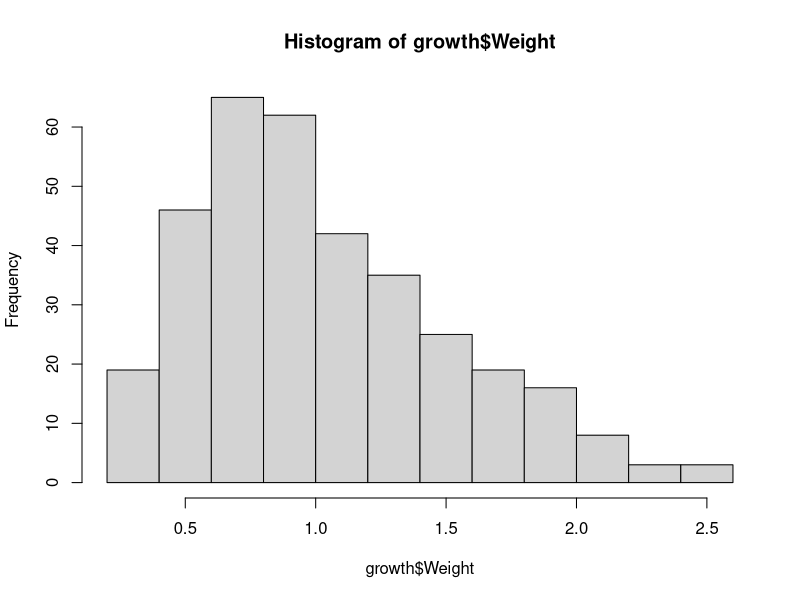
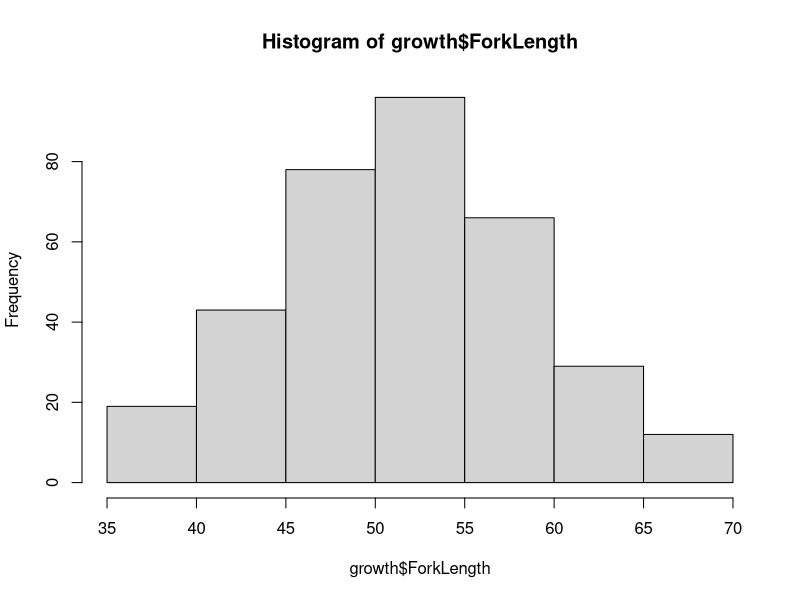
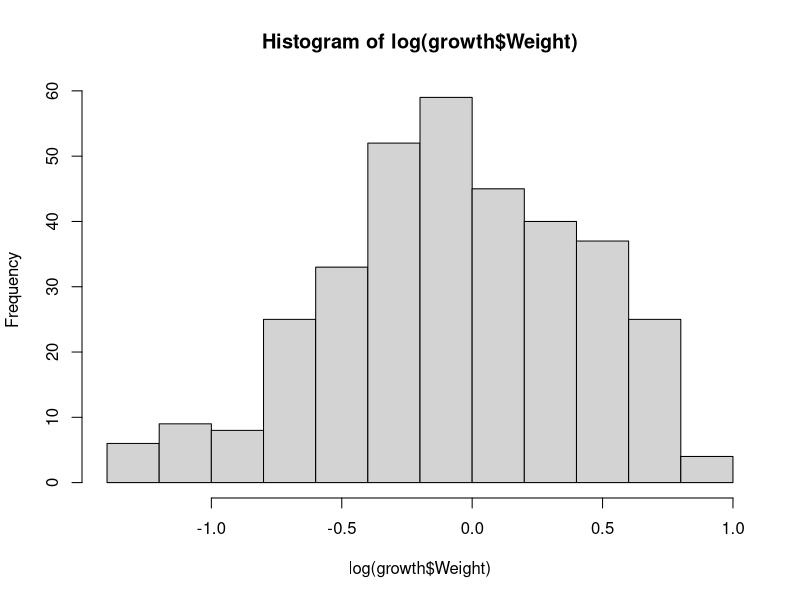
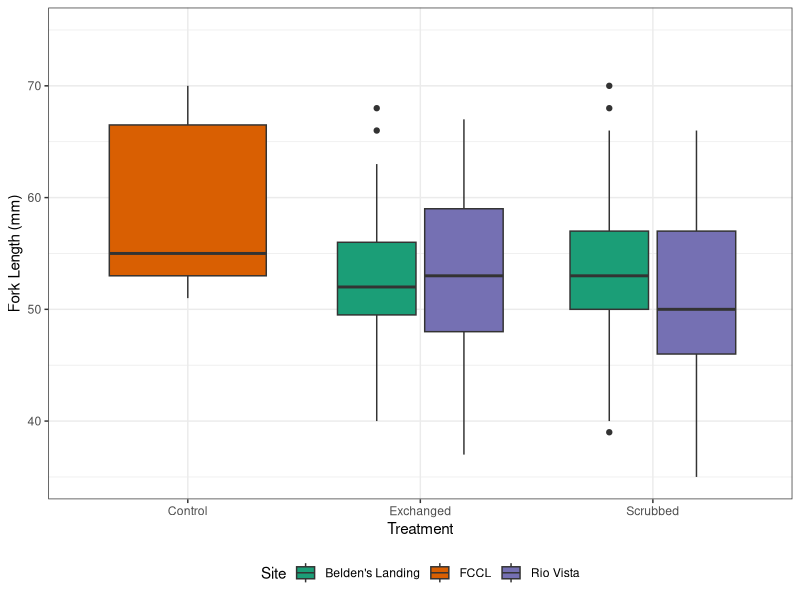
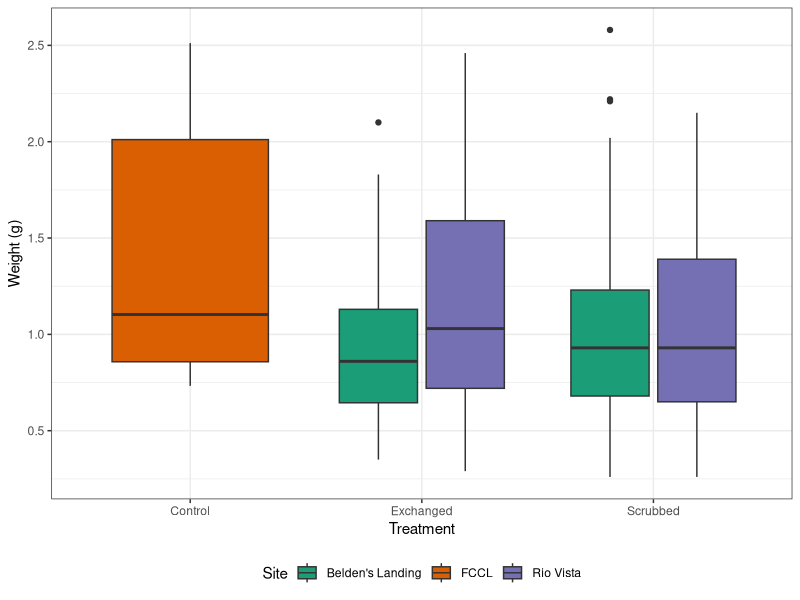
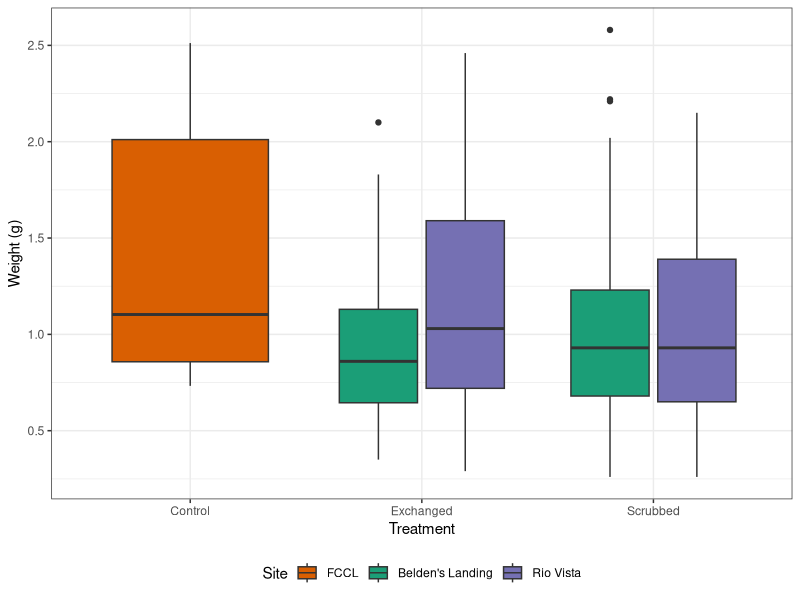
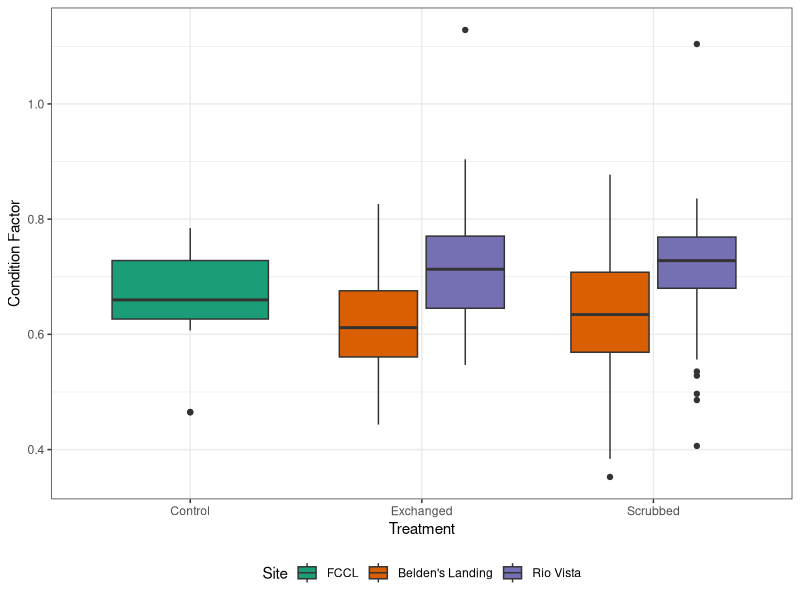
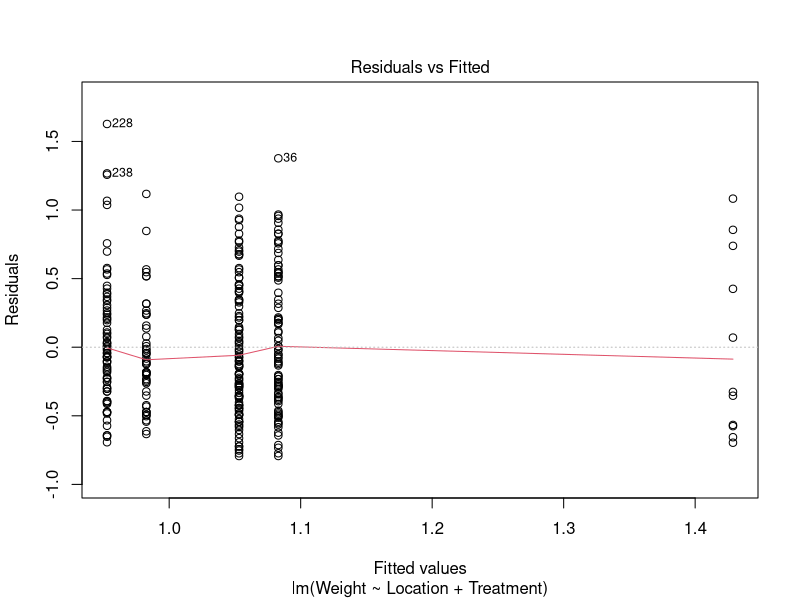

Here is the R script that generated these plots, in order: (Note: this script raises an error after producing the figures.)

#################################################################
#growht data
library(tidyverse)
library(lubridate)
library(readxl)
library(RColorBrewer)
growth = read_xlsx("data/BiofoulingStudyCageRemovals.xlsx")


str(growth)
hist(growth$Weight)
hist(growth$ForkLength)
hist(log(growth$Weight))

#CF = Wb/L^3 * 100 where wb is body weight in mg and L is fork length in mm


growth = mutate(growth, Treatment =factor(Treatment, levels = c("Control", "Flip", "Scrub"), 
                                           labels = c("Control", "Exchanged", "Scrubbed")),
                Site = factor(Location, levels = c( "Montezuma", "FCCL","Rio Vista"), 
                              labels = c( "Belden's Landing","FCCL","Rio Vista" )),
                Treatment = case_when(is.na(Treatment) ~ "Control",
                                      TRUE ~ Treatment),
                Condition = Weight*1000/(ForkLength^3)*100)

ggplot(growth, aes(x = Treatment, fill = Site, y = ForkLength))+ geom_boxplot()+
  theme_bw()+
  scale_fill_brewer(palette = "Dark2")+
  theme(legend.position = "bottom")+
  ylab("Fork Length (mm)")+
  coord_cartesian(ylim = c(35,75))

ggplot(growth, aes(x = Treatment, fill = Site, y = Weight))+ geom_boxplot()+
  theme_bw()+
  scale_fill_brewer(palette = "Dark2")+
  theme(legend.position = "bottom")+
  ylab("Weight (g)")

growth = mutate(growth, Site = factor(Site, levels = c("FCCL", "Belden's Landing", "Rio Vista")))
brewer.pal(3, "Dark2")

ggplot(growth, aes(x = Treatment, fill = Site, y = Weight))+ geom_boxplot()+
  theme_bw()+
  scale_fill_manual(values = c( "#D95F02","#1B9E77", "#7570B3"))+
  theme(legend.position = "bottom")+
  ylab("Weight (g)")


ggplot(growth, aes(x = Treatment, fill = Site, y = Condition))+ geom_boxplot()+
  theme_bw()+
  scale_fill_brewer(palette = "Dark2")+
  theme(legend.position = "bottom")+
  ylab("Condition Factor")


g1 = lm(Weight ~ Location + Treatment, data = growth)
summary(g1)
plot(g1)

g2 = lm(ForkLength ~ Location + Treatment, data = growth)
summary(g2)
plot(g2)


g2 = lm(Condition~ Location + Treatment, data = growth)
summary(g2)
plot(g2)

#######################################################################
#now for lab data

labgrowth = read_excel("data/BiofoulingStudy_FishDissections.xlsx")


#CF = Wb/L^3 * 100 where wb is body weight in mg and L is fork length in mm


labgrowth = mutate(labgrowth, Treatment = factor(Treatment, levels = c("Control", "Flip", "Scrub"), 
                                           labels = c("Control", "Exchanged", "Scrubbed")),
                Site = factor(Location, levels = c( "Montezuma", "FCCL","Rio Vista"), 
                              labels = c( "Belden's Landing","FCCL","Rio Vista" )),
                Condition = LabWeight_g*1000/(LabForkLength_mm^3)*100)

ggplot(labgrowth, aes(x = Treatment, fill = Site, y = LabForkLength_mm))+ geom_boxplot()+
  theme_bw()+
  scale_fill_brewer(palette = "Dark2")+
  theme(legend.position = "bottom")+
  ylab("Fork Length (mm)")+
  
  coord_cartesian(ylim = c(35,75))

ggplot(labgrowth, aes(x = Treatment, fill = Site, y = LabWeight_g))+ geom_boxplot()+
  theme_bw()+
  scale_fill_brewer(palette = "Dark2")+
  theme(legend.position = "bottom")+
  ylab("Weight (g)")

ggplot(labgrowth, aes(x = Treatment, fill = Site, y = Condition))+ geom_boxplot()+
  theme_bw()+
  scale_fill_brewer(palette = "Dark2")+
  theme(legend.position = "bottom")+
  ylab("Condition Factor")


ggsave("plots/ConditionFactor.tiff", device = "tiff", width =6, height =5)

g1 = lm(LabWeight_g ~ Location + Treatment, data = filter(labgrowth, Location != "FCCL"))
summary(g1)
plot(g1)

g2 = lm(ForkLength ~ Location + Treatment, data = filter(labgrowth, Location != "FCCL"))
summary(g2)
plot(g2)


g2 = lm(Condition~ Location + Treatment, data = filter(labgrowth, Location != "FCCL"))
summary(g2)
plot(g2)

#############################################
allgrowth = left_join(growth, labgrowth, by = "FishID")

ggplot(allgrowth, aes(x = Weight, y = LabWeight_g)) + geom_point() + 
  geom_abline(slope = 1, intercept = 0)

ggplot(allgrowth, aes(x = ForkLength, y = LabForkLength_mm)) + geom_point() + 
  geom_abline(slope = 1, intercept = 0)
